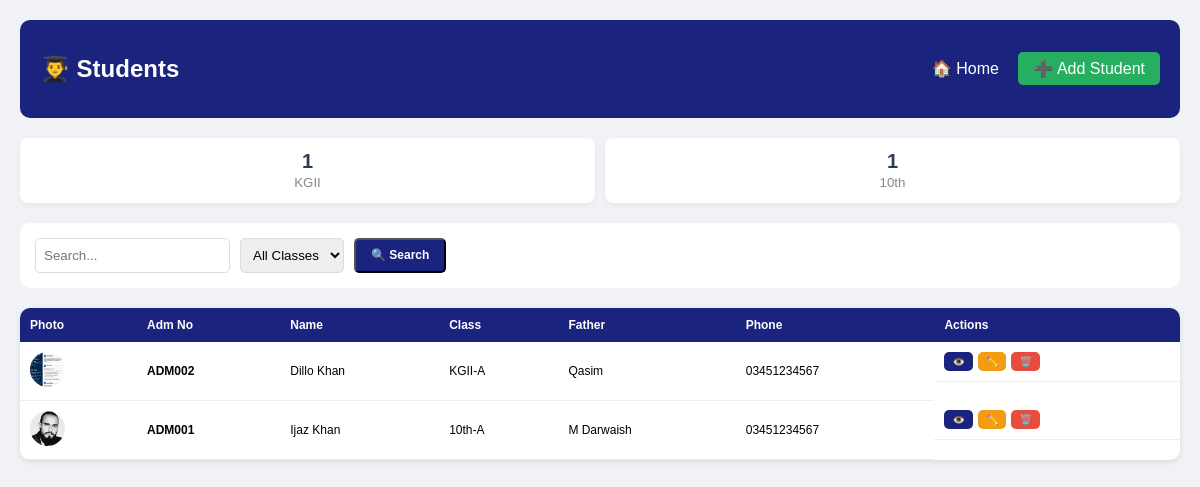
Page /modules/students/index.php (signed in) on the committed database.
### tables this page shows
CREATE TABLE `students` (
  `id` int(11) NOT NULL,
  `admission_no` varchar(20) NOT NULL,
  `first_name` varchar(50) NOT NULL,
  `last_name` varchar(50) DEFAULT NULL,
  `father_name` varchar(100) DEFAULT NULL,
  `mother_name` varchar(100) DEFAULT NULL,
  `dob` date DEFAULT NULL,
  `gender` enum('Male','Female','Other') DEFAULT NULL,
  `class` varchar(20) DEFAULT NULL,
  `section` varchar(10) DEFAULT NULL,
  `phone` varchar(20) DEFAULT NULL,
  `email` varchar(100) DEFAULT NULL,
  `address` text DEFAULT NULL,
  `photo` varchar(255) DEFAULT 'default.png',
  `admission_date` date DEFAULT NULL,
  `status` tinyint(4) DEFAULT 1,
  `created_at` timestamp NOT NULL DEFAULT current_timestamp()
);

### shared/config.php (called while the page is built, shortened)
<?php
function getPhotoUrl($photo, $type = 'student') {
    $default = BASE_URL . 'assets/uploads/photos/default.png';
    $path = PHOTO_DIR . $photo;
    return file_exists($path) ? BASE_URL . 'assets/uploads/photos/' . $photo : $default;
}
?>

### modules/students/index.php (the view, shortened to what this page needs)
<?php
require_once '../../shared/config.php';
$search = $_GET['search'] ?? '';
$where = "WHERE status=1";
$students = $conn->query("SELECT * FROM students $where ORDER BY id DESC");
?>
<!DOCTYPE html>
<html>
<head>
</head>
<body>
<div class="header">
    <h2>👨‍🎓 Students</h2>
    <div>
        <a href="../../dashboard/">🏠 Home</a>
        <a href="add.php" style="background:#27ae60;">➕ Add Student</a>
    </div>
</div>
<?php
$class_counts = $conn->query("SELECT class, COUNT(*) as count FROM students WHERE status=1 GROUP BY class ORDER BY
    CASE
        WHEN class='Nursery' THEN 1 WHEN class='KGI' THEN 2 WHEN class='KGII' THEN 3
        ELSE CAST(class AS UNSIGNED) + 3
    END");
?>
<div style="display:grid;grid-template-columns:repeat(auto-fit,minmax(100px,1fr));gap:10px;margin-bottom:20px;">
    <?php while($cc = $class_counts->fetch_assoc()): ?>
        <a href="?class=<?php echo $cc['class']; ?>" style="background:white;padding:12px;text-align:center;border-radius:8px;text-decoration:none;color:#2c3e50;box-shadow:0 2px 5px rgba(0,0,0,0.05);">
            <strong style="font-size:20px;display:block;"><?php echo $cc['count']; ?></strong>
            <small style="color:#888;"><?php echo $cc['class']; ?></small>
        </a>
    <?php endwhile; ?>
</div>
<div class="filters">
    <form method="GET" style="display:flex;gap:10px;flex-wrap:wrap;">
        <input type="text" name="search" placeholder="Search..." value="<?php echo $search; ?>">
        <select name="class">
            <option value="">All Classes</option>
        </select>
        <button type="submit" class="btn btn-primary">🔍 Search</button>
    </form>
</div>
<div class="card">
    <table>
        <tr>
            <th>Photo</th><th>Adm No</th><th>Name</th><th>Class</th><th>Father</th><th>Phone</th><th>Actions</th>
        </tr>
        <?php if($students->num_rows > 0): ?>
            <?php while($s = $students->fetch_assoc()): ?>
                <tr>
                    <td><img src="<?php echo getPhotoUrl($s['photo']); ?>" class="photo-thumb" onerror="this.style.display='none'"></td>
                    <td><strong><?php echo $s['admission_no']; ?></strong></td>
                    <td><?php echo $s['first_name'].' '.$s['last_name']; ?></td>
                    <td><?php echo $s['class'].'-'.$s['section']; ?></td>
                    <td><?php echo $s['father_name']; ?></td>
                    <td><?php echo $s['phone']; ?></td>
                    <td class="actions">
                        <a href="view.php?id=<?php echo $s['id']; ?>" class="btn btn-primary btn-sm">👁️</a>
                        <a href="edit.php?id=<?php echo $s['id']; ?>" class="btn btn-warning btn-sm">✏️</a>
                        <a href="delete.php?id=<?php echo $s['id']; ?>" class="btn btn-danger btn-sm" onclick="return confirm('Delete?')">🗑️</a>
                    </td>
                </tr>
            <?php endwhile; ?>
        <?php else: ?>
            <tr><td colspan="7" style="text-align:center;padding:30px;">No students found</td></tr>
        <?php endif; ?>
    </table>
</div>
</body>
</html>

### modules/students/index.php (style rules this page uses)
body { font-family: Arial; background: #f0f2f5; margin: 0; padding: 20px; }
.header { background: #1a237e; color: white; padding: 15px 20px; border-radius: 10px; display: flex; justify-content: space-between; align-items: center; flex-wrap: wrap; gap: 10px; margin-bottom: 20px; }
.header a { color: white; text-decoration: none; padding: 8px 15px; border-radius: 5px; }
.btn { padding: 8px 15px; border-radius: 5px; text-decoration: none; font-size: 12px; font-weight: bold; }
.btn-primary { background: #1a237e; color: white; }
.btn-warning { background: #f39c12; color: white; }
.btn-danger { background: #e74c3c; color: white; }
.btn-sm { padding: 4px 8px; font-size: 10px; }
.filters { background: white; padding: 15px; border-radius: 10px; margin-bottom: 20px; display: flex; gap: 10px; flex-wrap: wrap; }
.filters input, .filters select { padding: 8px; border: 1px solid #ddd; border-radius: 5px; }
.card { background: white; border-radius: 10px; overflow: hidden; box-shadow: 0 2px 5px rgba(0,0,0,0.1); }
table { width: 100%; border-collapse: collapse; font-size: 12px; }
th { background: #1a237e; color: white; padding: 10px; text-align: left; }
td { padding: 10px; border-bottom: 1px solid #eee; }
.photo-thumb { width: 35px; height: 35px; border-radius: 50%; object-fit: cover; }
.actions { display: flex; gap: 5px; }

### rows in the picture
students: photo (picture), admission_no "ADM002", first_name "Dillo", last_name "Khan", class "KGII", section "A", father_name "Qasim", phone "03451234567"
students: photo (picture), admission_no "ADM001", first_name "Ijaz", last_name "Khan", class "10th", section "A", father_name "M Darwaish", phone "03451234567"

### other values in the picture
$cc['count'] "1"
$cc['class'] "KGII"
$cc['class'] "10th"
